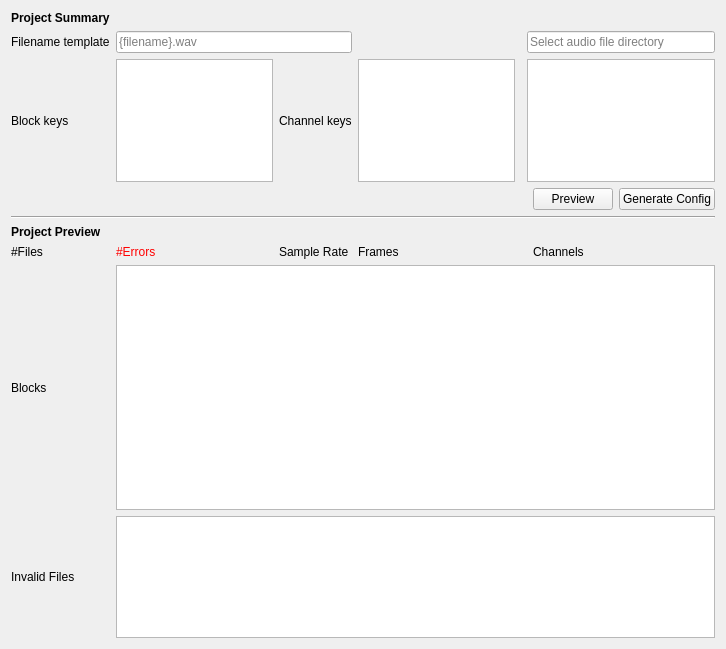
<?xml version="1.0" encoding="UTF-8"?>
<ui version="4.0">
 <class>Form</class>
 <widget class="QWidget" name="Form">
  <property name="geometry">
   <rect>
    <x>0</x>
    <y>0</y>
    <width>726</width>
    <height>649</height>
   </rect>
  </property>
  <property name="windowTitle">
   <string>Form</string>
  </property>
  <layout class="QHBoxLayout" name="horizontalLayout">
   <item>
    <layout class="QGridLayout" name="gridLayout">
     <item row="6" column="0" colspan="3">
      <widget class="QLabel" name="label_9">
       <property name="font">
        <font>
         <weight>75</weight>
         <bold>true</bold>
        </font>
       </property>
       <property name="text">
        <string>Project Preview</string>
       </property>
      </widget>
     </item>
     <item row="7" column="1">
      <widget class="QLabel" name="errorsLabel">
       <property name="styleSheet">
        <string notr="true">QLabel {color: red;}</string>
       </property>
       <property name="text">
        <string>#Errors</string>
       </property>
      </widget>
     </item>
     <item row="9" column="1" colspan="7">
      <widget class="QListWidget" name="errorsList">
       <property name="sizePolicy">
        <sizepolicy hsizetype="Expanding" vsizetype="Expanding">
         <horstretch>0</horstretch>
         <verstretch>1</verstretch>
        </sizepolicy>
       </property>
      </widget>
     </item>
     <item row="8" column="0">
      <widget class="QLabel" name="label_11">
       <property name="text">
        <string>Blocks</string>
       </property>
      </widget>
     </item>
     <item row="4" column="6">
      <widget class="QPushButton" name="pushButton">
       <property name="text">
        <string>Preview</string>
       </property>
      </widget>
     </item>
     <item row="3" column="0">
      <widget class="QLabel" name="label_3">
       <property name="sizePolicy">
        <sizepolicy hsizetype="Preferred" vsizetype="Preferred">
         <horstretch>0</horstretch>
         <verstretch>1</verstretch>
        </sizepolicy>
       </property>
       <property name="toolTip">
        <string/>
       </property>
       <property name="text">
        <string>Block keys</string>
       </property>
      </widget>
     </item>
     <item row="0" column="0" colspan="3">
      <widget class="QLabel" name="label">
       <property name="font">
        <font>
         <weight>75</weight>
         <bold>true</bold>
        </font>
       </property>
       <property name="text">
        <string>Project Summary</string>
       </property>
      </widget>
     </item>
     <item row="4" column="7">
      <widget class="QPushButton" name="pushButton_2">
       <property name="text">
        <string>Generate Config</string>
       </property>
      </widget>
     </item>
     <item row="7" column="0">
      <widget class="QLabel" name="filesLabel">
       <property name="text">
        <string>#Files</string>
       </property>
      </widget>
     </item>
     <item row="5" column="0" colspan="8">
      <widget class="Line" name="line">
       <property name="orientation">
        <enum>Qt::Horizontal</enum>
       </property>
      </widget>
     </item>
     <item row="9" column="0">
      <widget class="QLabel" name="label_10">
       <property name="text">
        <string>Invalid Files</string>
       </property>
      </widget>
     </item>
     <item row="3" column="1">
      <widget class="QTextEdit" name="blockKeysEdit">
       <property name="sizePolicy">
        <sizepolicy hsizetype="Expanding" vsizetype="Expanding">
         <horstretch>0</horstretch>
         <verstretch>1</verstretch>
        </sizepolicy>
       </property>
      </widget>
     </item>
     <item row="3" column="2">
      <widget class="QLabel" name="label_4">
       <property name="sizePolicy">
        <sizepolicy hsizetype="Preferred" vsizetype="Preferred">
         <horstretch>0</horstretch>
         <verstretch>1</verstretch>
        </sizepolicy>
       </property>
       <property name="toolTip">
        <string/>
       </property>
       <property name="text">
        <string>Channel keys</string>
       </property>
      </widget>
     </item>
     <item row="3" column="3">
      <widget class="QTextEdit" name="channelKeysEdit">
       <property name="sizePolicy">
        <sizepolicy hsizetype="Expanding" vsizetype="Expanding">
         <horstretch>0</horstretch>
         <verstretch>1</verstretch>
        </sizepolicy>
       </property>
      </widget>
     </item>
     <item row="1" column="0">
      <widget class="QLabel" name="label_2">
       <property name="toolTip">
        <string>All files in the project must conform to the filename template. The template includes variables surrounded by {curly} {braces} to indicate variables. These variables can be used by block_keys and channel_keys to organize files.</string>
       </property>
       <property name="text">
        <string>Filename template</string>
       </property>
      </widget>
     </item>
     <item row="1" column="1" colspan="2">
      <widget class="QLineEdit" name="filenameEdit">
       <property name="placeholderText">
        <string>{filename}.wav</string>
       </property>
      </widget>
     </item>
     <item row="1" column="5" colspan="3">
      <widget class="QClickableLineEdit" name="audioLocationEdit">
       <property name="text">
        <string/>
       </property>
       <property name="readOnly">
        <bool>true</bool>
       </property>
       <property name="placeholderText">
        <string>Select audio file directory</string>
       </property>
      </widget>
     </item>
     <item row="3" column="5" colspan="3">
      <widget class="QListWidget" name="filelistWidget"/>
     </item>
     <item row="7" column="2">
      <widget class="QLabel" name="samplerateLabel">
       <property name="text">
        <string>Sample Rate</string>
       </property>
      </widget>
     </item>
     <item row="7" column="3">
      <widget class="QLabel" name="framesLabel">
       <property name="text">
        <string>Frames</string>
       </property>
      </widget>
     </item>
     <item row="7" column="6">
      <widget class="QLabel" name="channelsLabel">
       <property name="text">
        <string>Channels</string>
       </property>
      </widget>
     </item>
     <item row="8" column="1" colspan="7">
      <widget class="QListWidget" name="blocksList">
       <property name="sizePolicy">
        <sizepolicy hsizetype="Expanding" vsizetype="Expanding">
         <horstretch>0</horstretch>
         <verstretch>2</verstretch>
        </sizepolicy>
       </property>
      </widget>
     </item>
    </layout>
   </item>
  </layout>
 </widget>
 <customwidgets>
  <customwidget>
   <class>QClickableLineEdit</class>
   <extends>QLineEdit</extends>
   <header>soundsep.widgets.utils</header>
  </customwidget>
 </customwidgets>
 <resources/>
 <connections/>
</ui>
